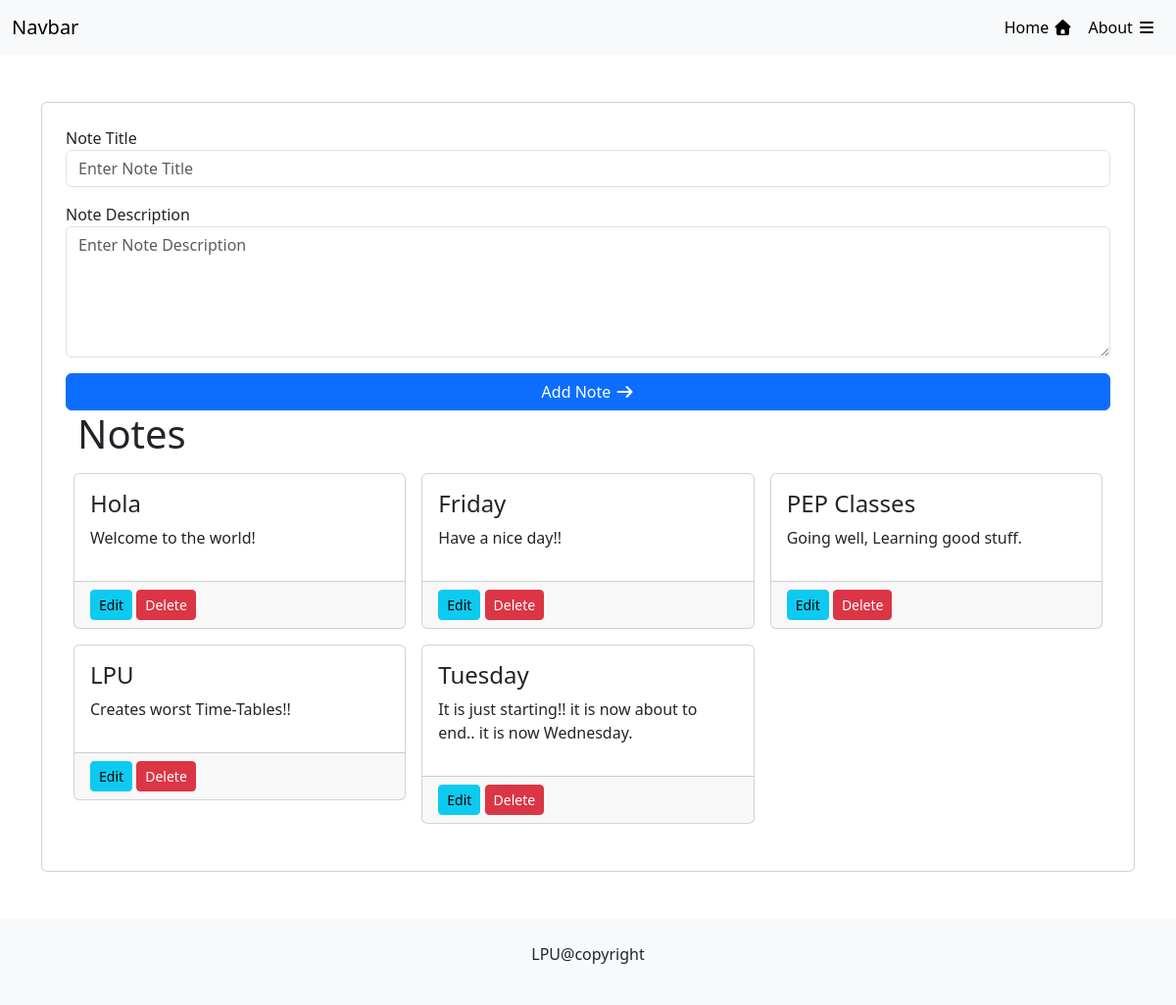
The page / on the database its author committed.
### app/models.py (models this page shows)
class Note(models.Model):
    title = models.CharField(max_length=100)
    description = models.CharField(max_length=200)
    created_AT = models.DateField(auto_now=True)
    isPublish = models.BooleanField(default=True)

### app/views.py (the view)
# urls.py: path("", LPU, name="index"),
def LPU(req):
    notes = Note.objects.all()
    return render(req, "index.html", context={'notes':notes})

### app/templates/index.html (shortened to what this page needs)
{% extends 'base.html' %}
{% block content %}
<div class="container py-5">
    <form action= "{% url 'save_data' %}" method= "post" class="container mx-auto card p-4">
        <div class="mb-3">
            <label for="title">Note Title</label>
            <input name="title"
                type="text"
                id="title"
                class="form-control"
                placeholder="Enter Note Title">
        </div>
        <div class="mb-3">
            <label for="desc">Note Description</label>
            <textarea name="description"
                rows="5"
                id="desc"
                class="form-control"
                placeholder="Enter Note Description"></textarea>
        </div>
        <div class="mb-3">
            <button
                style="width: 100%;"
                class="btn btn-primary">
                Add Note
                <i class="fa-solid fa-arrow-right"></i>
            </button>
            <div class="container">
    <h1>Notes</h1>
    <div class="row">
        {% for note in notes %}
        <div class="p-2 col-sm-2 col-md-3 col-lg-4">
            <div class="card">
                <div class="card-body">
                    <h4>{{ note.title }}</h4>
                    <p>{{ note.description }}</p>
                </div>
                <div class="card-footer">
                    <a href="{% url 'updateViewpage' note.id %}" class="btn btn-sm btn-info">Edit</a>
                    <a href="{% url 'delete' note.id %}" class="btn btn-sm btn-danger">Delete</a>
                </div>
            </div>
        </div>
        {% endfor %}
    </div>
</div>
        </div>
    </form>
</div>
{% endblock %}

### app/templates/base.html (shortened to what this page needs)
{% load static %}
<!DOCTYPE html>
<html lang="en">
<head>
    <link rel="stylesheet" href="{% static 'css/style.css' %}">
    <link rel="stylesheet" href="//cdnjs.cloudflare.com/ajax/libs/font-awesome/7.0.1/css/all.min.css" >
</head>
<body>
  {% include 'components/navbar.html' %}
  {% block content %}
  {% endblock %}
  {% include 'components/footer.html' %}
</body>
</html>

### app/templates/components/navbar.html (shortened to what this page needs)
<nav class="navbar navbar-expand-lg bg-body-tertiary">
  <div class="container-fluid">
    <a class="navbar-brand" href="#">Navbar</a>
    <div class="collapse navbar-collapse" id="navbarSupportedContent">
      <ul class="navbar-nav ms-auto mb-2 mb-lg-0">
        <li class="nav-item">
          <a class="nav-link active" aria-current="page" href="/">Home <i class="fa-solid fa-house"></i></a>
        </li>
        <li class="nav-item">
          <a class="nav-link active" aria-current="page" href="/about">About <i class="fa-solid fa-bars"></i></a>
        </li>
      </ul>
    </div>
  </div>
</nav>

### app/templates/components/footer.html
<div class="py-4 bg-light">
    <p class="text-center">LPU@copyright</p>
</div>

### rows shown on the page
Note: title "Hola", description "Welcome to the world!"
Note: title "Friday", description "Have a nice day!!"
Note: title "PEP Classes", description "Going well, Learning good stuff."
Note: title "LPU", description "Creates worst Time-Tables!!"
Note: title "Tuesday", description "It is just starting!! it is now about to end.. it is now Wednesday."
